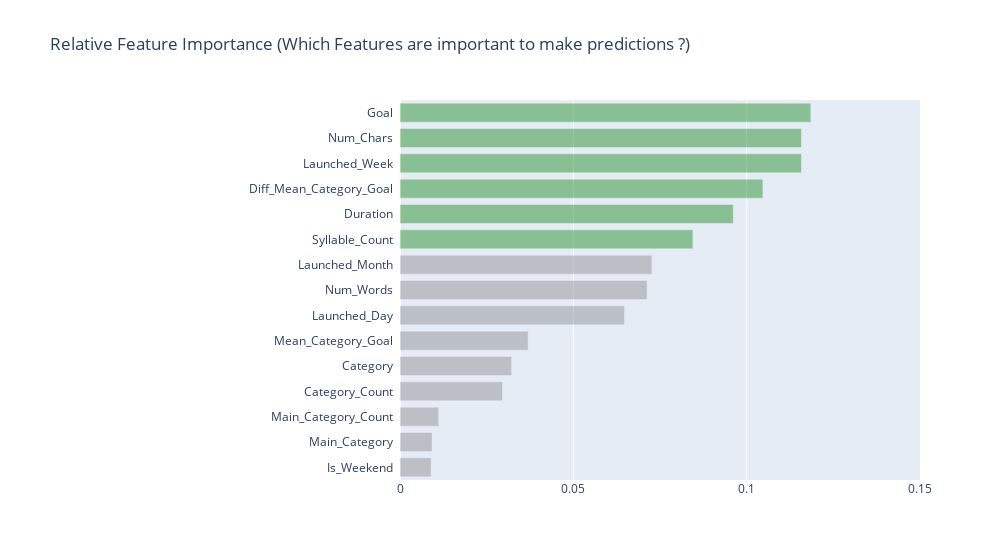

The cell this chart's notebook holds for it:
### Markdown cell above
## Which are the most important features of a project? (Relative Feature Importance)

### Code cell
feature_importances = pd.DataFrame(model1.feature_importances_, index = X_train.columns, columns=['importance'])
feature_importances = feature_importances.sort_values('importance', ascending=False)

colors = ["gray"] * 9 + ["green"]*6
trace1 = go.Bar(y = [x.title()+"  " for x in feature_importances.index[:15][::-1]], 
                x = feature_importances.importance[:15][::-1], 
                name="feature importance (relative)",
                marker=dict(color=colors, opacity=0.4), orientation = "h")

data = [trace1]

layout = go.Layout(
    margin=dict(l=400), width = 1000,
    xaxis=dict(range=(0.0,0.15)),
    title='Relative Feature Importance (Which Features are important to make predictions ?)',
    barmode='group',
    bargap=0.25
)
fig = go.Figure(data=data, layout=layout)
fig.show()
# from IPython.display import display
# from IPython.core.display import HTML

# tag = "<div> Most Important (Relative) : "
# for feat in feature_importances.index[:10]:
#     tag += "<span><font color='green'>" +feat.title().replace("_","")+ "</font> &nbsp;|&nbsp; </span>" 
# tag += "<br>Least Important (Relative) : "
# for feat in feature_importances.index[-15:]:
#     tag += "<span><font color='red'>" +feat.title().replace("_","")+ "</font> &nbsp;|&nbsp; </span>" 
# tag += "</div>"
# display(HTML(tag))

### Figure 1 — Plotly figure (JSON) as saved in the notebook; plotly's stock layout.template omitted (floating-point values rounded to 4 significant figures)
{"data": [{"marker": {"color": ["gray", "gray", "gray", "gray", "gray", "gray", "gray", "gray", "gray", "green", "green", "green", "green", "green", "green"], "opacity": 0.4}, "name": "feature importance (relative)", "orientation": "h", "type": "bar", "x": [0.008971, 0.009243, 0.01118, 0.02957, 0.0322, 0.03697, 0.06476, 0.07126, 0.07267, 0.0845, 0.09612, 0.1047, 0.1158, 0.1158, 0.1185], "y": ["Is_Weekend  ", "Main_Category  ", "Main_Category_Count  ", "Category_Count  ", "Category  ", "Mean_Category_Goal  ", "Launched_Day  ", "Num_Words  ", "Launched_Month  ", "Syllable_Count  ", "Duration  ", "Diff_Mean_Category_Goal  ", "Launched_Week  ", "Num_Chars  ", "Goal  "]}], "layout": {"bargap": 0.25, "barmode": "group", "margin": {"l": 400}, "title": {"text": "Relative Feature Importance (Which Features are important to make predictions ?)"}, "width": 1000, "xaxis": {"range": [0, 0.15]}}}
